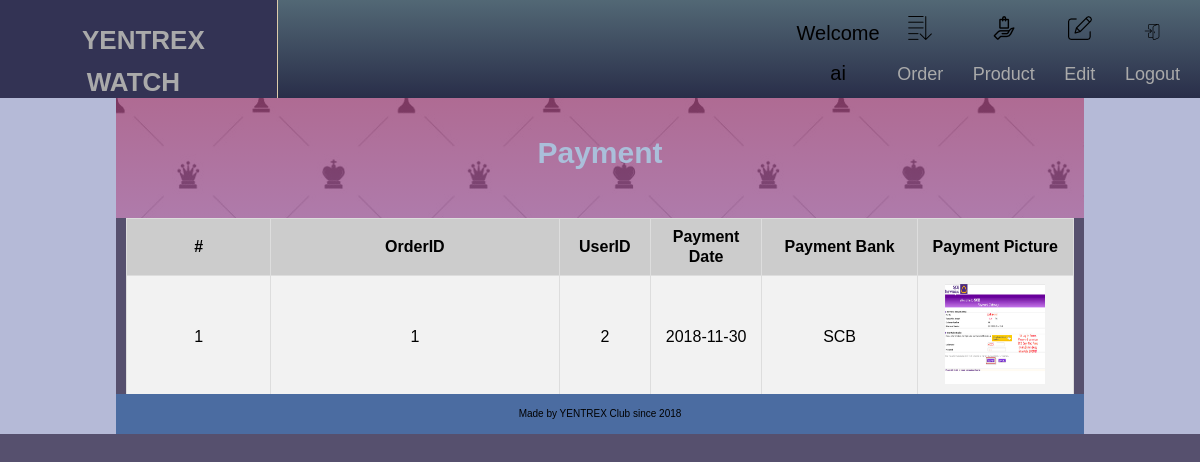
The page /view_payment.php (signed in) on the database its author committed.
### tables this page shows
CREATE TABLE `payment` (
  `payment_ID` int(10) NOT NULL,
  `o_id` int(10) NOT NULL,
  `USER_ID` int(11) NOT NULL,
  `payment_date` varchar(50) NOT NULL,
  `payment_bank` varchar(50) NOT NULL,
  `payment_pic` varchar(100) NOT NULL
);

CREATE TABLE `order_head` (
  `o_id` int(10) NOT NULL,
  `USER_ID` int(11) NOT NULL,
  `o_dttm` datetime NOT NULL,
  `o_name` varchar(100) NOT NULL,
  `o_addr` varchar(500) NOT NULL,
  `o_email` varchar(100) NOT NULL,
  `o_phone` varchar(20) NOT NULL,
  `D_ID` int(11) NOT NULL,
  `status_id` int(11) NOT NULL
);

### view_payment.php (the view, shortened to what this page needs)
<?php
    require_once('connect.php');
?>
<!DOCTYPE html>
<html>
<head>
	<link rel="stylesheet" type="text/css" href="home.css">
	<link rel="stylesheet" type="text/css" href="template.css">
		<div class="header">
			<div class="Yentrex Watch">
				<a href="home2.php?userid=<?=$_SESSION['v_id']?>">Yentrex Watch</a>
			</div>
			<div class="top">
					<?php
						echo "<div id=\"toplink\"> Welcome"
							."<br>"
							. $_SESSION['userid']
							. "</div>";
					?>
				<div id="toplink">
					<?php if ($_SESSION['v_userrole']==1){ ?>
						<img src="image/add.png">
						<br>
						<a href="addproduct.php?userid=<?=$_SESSION['v_id']?>">Add Product</a>
					<?php } else { ?>
						<img src="image/order.png">
						<br>
						<a href="order.php?userid=<?=$_SESSION['v_id']?>">Order</a>
					<?php } ?>
				</div>
				<div id="toplink">
					<img src="image/product.png">
					<br>
					<a href="Product2.php?userid=<?=$_SESSION['v_id']?>">Product</a>
				</div>
				<div id="toplink">
					<?php if ($_SESSION['v_userrole']==1){ ?>
						<img src="image/profile.png">
						<br>
						<a href="user.php?userid=<?=$_SESSION['v_id']?>">User Profile</a>
					<?php } else { ?>
						<img src="image/edit.png">
						<br>
						<a href="edit.php?userid=<?=$_SESSION['v_id']?>">Edit</a>
					<?php } ?>
				</div>
				<div id="toplink">
					<img src="image/login.png">
					<br>
					<a href="logout.php">Logout</a>
				</div>
			</div>
		</div>
</head>
<body>
	<div id="div_main">
		<div id="div_content" >
			<div class="info"><h2>Payment</h2></div>
			<table id="table" width="900" border="1" align="center" >
				<tr>
					<td width="91" align="center" bgcolor="#CCCCCC"><strong>#</strong></td>
					<td width="200" align="center" bgcolor="#CCCCCC"><strong>OrderID</strong></td>
					<td width="50" align="center" bgcolor="#CCCCCC"><strong>UserID</strong></td>
					<td width="50" align="center" bgcolor="#CCCCCC"><strong>Payment Date</strong></td>
					<td width="100" align="center" bgcolor="#CCCCCC"><strong>Payment Bank</strong></td>
					<td width="91" align="center" bgcolor="#CCCCCC"><strong>Payment Picture</strong></td>
				</tr>
				<?php
					$q="select * from payment,order_head
					where order_head.USER_ID = ".$_SESSION['v_id']." AND payment.o_id = order_head.o_id";
					$result=$mysqli->query($q);
					while($row=$result->fetch_array()){ ?>
						<tr>
							<td><?=$row['payment_ID']?></td>
							<td><?=$row['o_id']?> </td>
							<td><?=$row['USER_ID']?> </td>
							<td><?=$row['payment_date']?></td>
							<td><?=$row['payment_bank']?></td>
							<?php
							echo "<td align='center'><img src='payment/".$row["payment_pic"]."' width='100' height='100'></td>";
							?>
						</tr>
					<?php } ?>
			</table>
		</div>
</body>
<footer class="foot">
	<div id="div_left"></div>
	Made by YENTREX Club since 2018
	<div id="div_right"></div>
</footer>
</html>

### home.css (style rules this page uses)
a { text-decoration: none; }
body { font-size: 20px; background: #56506E; font-family: Ariel,Helvetica,sans serif; text-align: center; line-height: 2em; }
h2 { color:#aabfda; }
.foot { font-size:10px; background: #4b6ca1; margin:-4px; }
#table { font-family: "Trebuchet MS", Arial, Helvetica, sans-serif; border-collapse: collapse; width: 80%; line-height: 1em; }
#table td, #table th { border: 1px solid #ddd; padding: 8px; font-size:16px; }
#table tr:nth-child(even) { background-color: #f2f2f2; }
#table tr:nth-child(odd) { background-color: #ddf3da; }

### template.css (style rules this page uses)
.header { position: relative; overflow: hidden; background: #536976; background: -webkit-linear-gradient(to bottom, #536976, #292e49); background: linear-gradient(to bottom, #536976, #292e49); padding: 15px 10px; margin:-10px -10px 0px -10px; height:70px; }
.Yentrex { margin-top:-13px; margin-left:-8px; width:20%; height:70px; padding: 20px; float:left; font-family: "Lucida Sans Unicode", "Lucida Grande", sans-serif; font-weight: 700; font-style: normal; font-variant: small-caps; text-transform: uppercase; text-align: center; background-color:#333354; border-right:1px #ddccaa solid; }
.Yentrex a { padding:10px; height: auto; text-decoration:none; color:#aaaaaa; font-size: 26px; }
.top { float:right; }
.top a { color:#aaaaaa; text-align: center; padding: 12px; text-decoration: none; font-size: 18px; line-height: 25px; border-radius: 4px; }
div#toplink { display:inline-block; text-align: center; }
div#div_main { position:relative; }
div#div_left { position:absolute; top:0px; left:-10px; bottom:0px; width:10%; background-color:#b5bad7; }
.info { position: relative; background-image:linear-gradient(rgba(155,70,120,0.8), rgba(155,90,150,0.8)),url("image/chess.jpg"); margin-left:10%; left:-10px; padding:10px; width:80%; min-height: 100px; }
div#div_right { position:absolute; top:0px; right:-10px; bottom:0px; width:10%; background-color:#b5bad7; }

### rows shown on the page
payment: payment_ID "1", o.o_id "1", o.USER_ID "2", payment_date "2018-11-30", payment_bank "SCB", payment_pic (picture)

### other values the page prints
$_SESSION['userid'] "ai"
